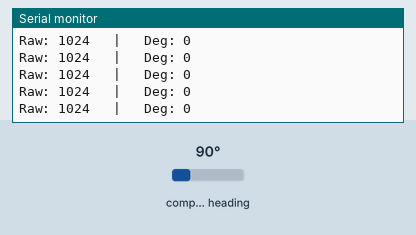
Simulated run of this program. Board: Arduino Uno, built with avr-gcc and run on an emulated ATmega328P. Parts: the last lines printed to the serial monitor. The test bench sets the inputs (shaded band); at power-on: compass heading 90°.

Above: at 1.2 s.
1.3 s: compass heading set to 7°
At 2.0 s:
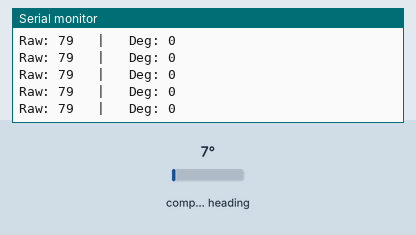
2.8 s: compass heading set to 180°
At 3.4 s:
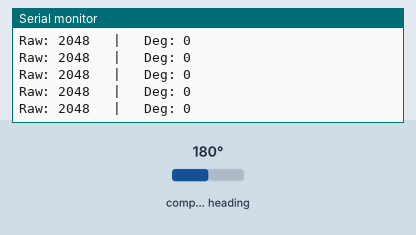
Timing chart, 0 to 5.8 s (numbered marks = the images above; inputs shaded):
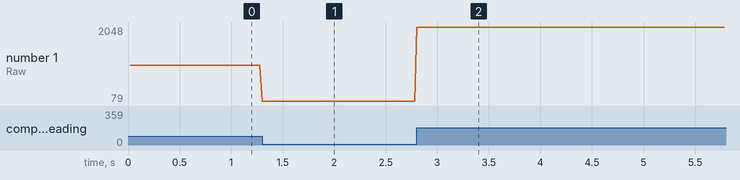

The program:

main.cpp
```cpp
#include <Arduino.h>
#include "AS5600.h"

AS5600 encoder;   // uses default pins SDA=21, SCL=22

unsigned long lastUpdate = 0;
const unsigned long UPDATE_INTERVAL = 20; // ms (50 Hz)

void setup() {
    Serial.begin(115200);
    encoder.begin();
    Serial.println("AS5600 non-blocking example started.");
}

void loop() {
    unsigned long now = millis();

    // Non-blocking periodic read
    if (now - lastUpdate >= UPDATE_INTERVAL) {
        lastUpdate = now;

        if (encoder.update()) {
            Serial.print("Raw: ");
            Serial.print(encoder.getRawAngle());
            Serial.print("   |   Deg: ");
            Serial.println(encoder.getAngleDegrees());
        }
    }

    // Your other logic (motor control, WiFi, etc.) continues without delay
}
```

Measured:
- after the input at 1.3 s, the serial monitor: prints a new line at once (image 1)
- after the input at 2.8 s, the serial monitor: prints a new line at once (image 2)
- plotted number 1: 1024 → 79 after the input at 1.3 s, 79 → 2048 after the input at 2.8 s
